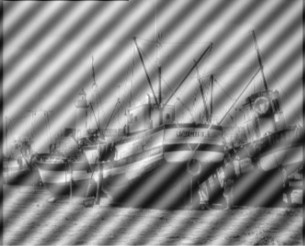
#> input picture image-processing/b.jpg, 305 x 246 px
$ python north.py
#> lines starting #> are read from the running program, lines starting #| are printed output that depends on the picture; after the words box and inside, x2 and y2 are one past the last pixel; in counts of white or black regions, pixels touching at a corner belong together
# [58 lines of commented-out code are left out]
import cv2
import numpy as np
import matplotlib.pyplot as plt

#------------------------------------------------------
def notch_reject_filter(shape, d0=9, u_k=0, v_k=0):
    P, Q = shape
    # Initialize filter with zeros
    H = np.zeros((P, Q))

    # Traverse through filter
    for u in range(0, P):
        for v in range(0, Q):
            # Get euclidean distance from point D(u,v) to the center
            D_uv = np.sqrt((u - P / 2 + u_k) ** 2 + (v - Q / 2 + v_k) ** 2)
            D_muv = np.sqrt((u - P / 2 - u_k) ** 2 + (v - Q / 2 - v_k) ** 2)

            if D_uv <= d0 or D_muv <= d0:
                H[u, v] = 0.0
            else:
                H[u, v] = 1.0

    return H
#-----------------------------------------------------

img = cv2.imread('b.jpg', 0)
#> img is the input picture: shape (246, 305); min 13, max 253, mean 136.4

f = np.fft.fft2(img)
fshift = np.fft.fftshift(f)
phase_spectrumR = np.angle(fshift)
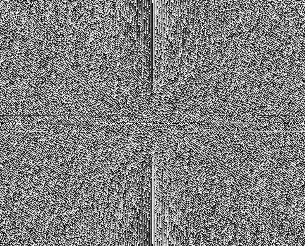
#> phase_spectrumR: shape (246, 305) float64; min -3.14, max 3.14, mean 4.19e-05; drawn with min black and max white
magnitude_spectrum = 20*np.log(np.abs(fshift))
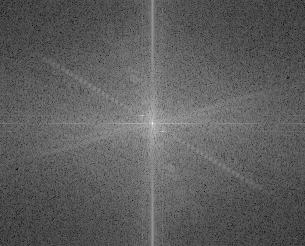
#> magnitude_spectrum: shape (246, 305) float64; min 21.89, max 322.8, mean 132.6; drawn with min black and max white

img_shape = img.shape
#> img_shape = (246, 305)

H1 = notch_reject_filter(img_shape, 5, 8, 10)
#> after the loop in notch_reject_filter, `for u in range(0, P):`:
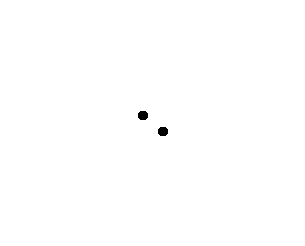
#> H: shape (246, 305) float64; values 0 (black) and 1 (white), 99.8% white; 2 black regions, box (x1, y1, x2, y2) and area: (138, 111, 148, 120) 78, (158, 127, 168, 136) 78
# [6 lines of commented-out code are left out]

NotchFilter = H1
NotchRejectCenter = fshift * NotchFilter
NotchReject = np.fft.ifftshift(NotchRejectCenter)
inverse_NotchReject = np.fft.ifft2(NotchReject)  # Compute the inverse DFT of the result


Result = np.abs(inverse_NotchReject)
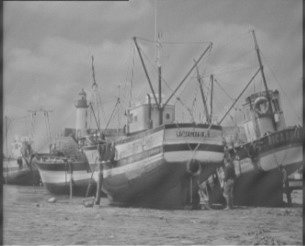
#> Result: shape (246, 305) float64; min 44.18, max 201.9, mean 136.4

plt.subplot(222)
plt.imshow(img, cmap='gray')
plt.title('Original')

plt.subplot(221)
plt.imshow(magnitude_spectrum, cmap='gray')
plt.title('magnitude spectrum')

plt.subplot(223)
plt.imshow(magnitude_spectrum*NotchFilter, "gray")
plt.title("Notch Reject Filter")

plt.subplot(224)
plt.imshow(Result, "gray")
plt.title("Result")


plt.show()
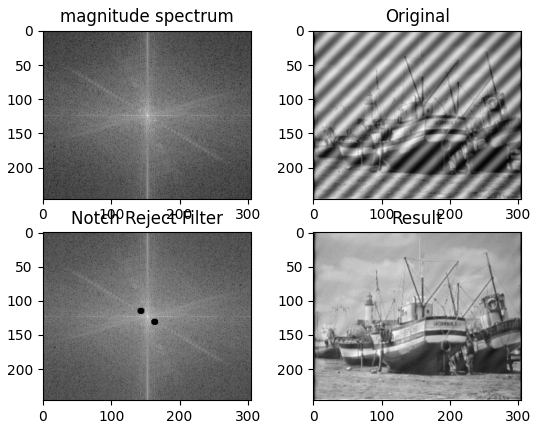
#> figure drawn by matplotlib, 4 panels

$ run again, with image-processing/1.jpg copied over image-processing/b.jpg
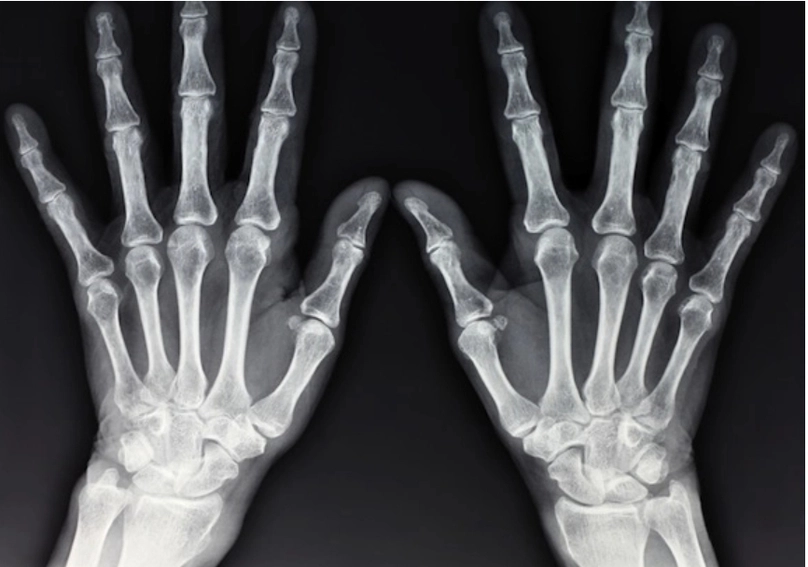
#> input picture image-processing/1.jpg, 808 x 567 px
#> `magnitude_spectrum = 20*np.log(np.abs(fshift))`:
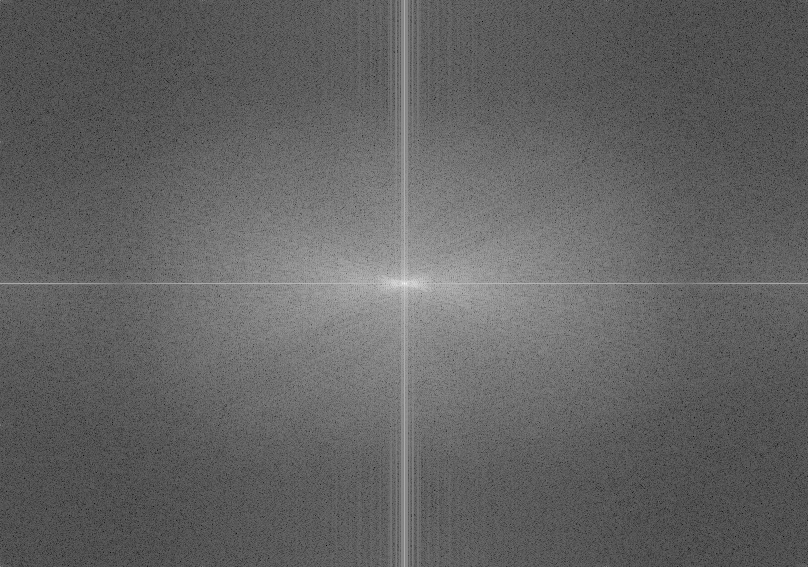
#> magnitude_spectrum: shape (567, 808) float64; min 10.05, max 347.5, mean 141.4; drawn with min black and max white
#> `plt.show()`:
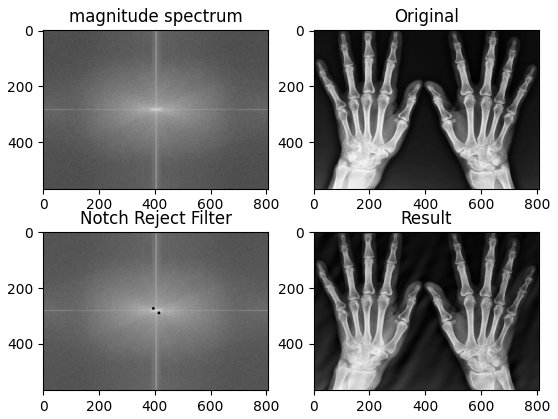
#> figure drawn by matplotlib, 4 panels
